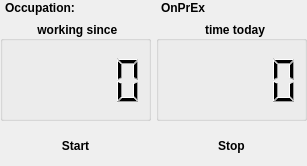
<?xml version="1.0" encoding="UTF-8"?>
<ui version="4.0">
 <class>work_tracker</class>
 <widget class="QWidget" name="work_tracker">
  <property name="geometry">
   <rect>
    <x>0</x>
    <y>0</y>
    <width>307</width>
    <height>166</height>
   </rect>
  </property>
  <property name="sizePolicy">
   <sizepolicy hsizetype="Fixed" vsizetype="Fixed">
    <horstretch>0</horstretch>
    <verstretch>0</verstretch>
   </sizepolicy>
  </property>
  <property name="maximumSize">
   <size>
    <width>307</width>
    <height>166</height>
   </size>
  </property>
  <property name="windowTitle">
   <string>Stechkarte</string>
  </property>
  <property name="windowIcon">
   <iconset resource="icons.qrc">
    <normaloff>:/icons/inno_admin.png</normaloff>:/icons/inno_admin.png</iconset>
  </property>
  <property name="styleSheet">
   <string notr="true">#work_tracker{
	margin:0px;
	padding:0px;
}
QGroupBox{
font: 12pt &quot;Times New Roman&quot;;
}
QPushButton{
font: 75 20pt &quot;Times New Roman&quot;;
}
QComboBox{
border:                    none;
background-color:  rgba(255, 0, 0, 0);
font-weight:            bold;
padding-left:           5px;
}
QComboBox::drop-down{
    border:                 none;
    background-color:   rgba(255, 0, 0, 0);
    font-weight:            bold;
	margin-right:		5px;
}

QComboBox::down-arrow{
    image:                      url(:/icons/down_arrow.svg);
	width:					16px;
	height:					16px;
    padding:                    10px;
}
*{
font:						bold;
}</string>
  </property>
  <layout class="QGridLayout" name="gridLayout">
   <property name="leftMargin">
    <number>0</number>
   </property>
   <property name="topMargin">
    <number>0</number>
   </property>
   <property name="rightMargin">
    <number>0</number>
   </property>
   <property name="bottomMargin">
    <number>0</number>
   </property>
   <property name="spacing">
    <number>5</number>
   </property>
   <item row="2" column="0">
    <widget class="QPushButton" name="start_btn">
     <property name="sizePolicy">
      <sizepolicy hsizetype="Minimum" vsizetype="Minimum">
       <horstretch>0</horstretch>
       <verstretch>0</verstretch>
      </sizepolicy>
     </property>
     <property name="minimumSize">
      <size>
       <width>150</width>
       <height>40</height>
      </size>
     </property>
     <property name="text">
      <string>Start</string>
     </property>
     <property name="checkable">
      <bool>true</bool>
     </property>
     <property name="flat">
      <bool>true</bool>
     </property>
    </widget>
   </item>
   <item row="2" column="1">
    <widget class="QPushButton" name="stop_btn">
     <property name="minimumSize">
      <size>
       <width>150</width>
       <height>40</height>
      </size>
     </property>
     <property name="text">
      <string>Stop</string>
     </property>
     <property name="checkable">
      <bool>true</bool>
     </property>
     <property name="flat">
      <bool>true</bool>
     </property>
    </widget>
   </item>
   <item row="1" column="1">
    <widget class="QGroupBox" name="session_box">
     <property name="minimumSize">
      <size>
       <width>150</width>
       <height>40</height>
      </size>
     </property>
     <property name="title">
      <string>   time today   </string>
     </property>
     <property name="alignment">
      <set>Qt::AlignCenter</set>
     </property>
     <property name="flat">
      <bool>false</bool>
     </property>
     <layout class="QVBoxLayout" name="verticalLayout">
      <item>
       <widget class="QLCDNumber" name="session_time">
        <property name="enabled">
         <bool>true</bool>
        </property>
        <property name="sizePolicy">
         <sizepolicy hsizetype="Minimum" vsizetype="Minimum">
          <horstretch>0</horstretch>
          <verstretch>0</verstretch>
         </sizepolicy>
        </property>
        <property name="minimumSize">
         <size>
          <width>131</width>
          <height>61</height>
         </size>
        </property>
        <property name="frameShape">
         <enum>QFrame::NoFrame</enum>
        </property>
        <property name="lineWidth">
         <number>0</number>
        </property>
        <property name="smallDecimalPoint">
         <bool>false</bool>
        </property>
       </widget>
      </item>
     </layout>
    </widget>
   </item>
   <item row="1" column="0">
    <widget class="QGroupBox" name="startBox">
     <property name="sizePolicy">
      <sizepolicy hsizetype="Preferred" vsizetype="Fixed">
       <horstretch>0</horstretch>
       <verstretch>0</verstretch>
      </sizepolicy>
     </property>
     <property name="minimumSize">
      <size>
       <width>150</width>
       <height>100</height>
      </size>
     </property>
     <property name="title">
      <string>  working since   </string>
     </property>
     <property name="alignment">
      <set>Qt::AlignCenter</set>
     </property>
     <property name="flat">
      <bool>false</bool>
     </property>
     <layout class="QVBoxLayout" name="verticalLayout_2">
      <item>
       <widget class="QLCDNumber" name="start_time">
        <property name="sizePolicy">
         <sizepolicy hsizetype="Minimum" vsizetype="Minimum">
          <horstretch>0</horstretch>
          <verstretch>0</verstretch>
         </sizepolicy>
        </property>
        <property name="minimumSize">
         <size>
          <width>131</width>
          <height>61</height>
         </size>
        </property>
        <property name="font">
         <font>
          <weight>75</weight>
          <italic>false</italic>
          <bold>true</bold>
         </font>
        </property>
        <property name="frameShape">
         <enum>QFrame::NoFrame</enum>
        </property>
        <property name="lineWidth">
         <number>0</number>
        </property>
        <property name="smallDecimalPoint">
         <bool>false</bool>
        </property>
       </widget>
      </item>
     </layout>
    </widget>
   </item>
   <item row="0" column="1">
    <widget class="QComboBox" name="occupation_comboBox">
     <property name="styleSheet">
      <string notr="true"/>
     </property>
     <property name="frame">
      <bool>false</bool>
     </property>
     <item>
      <property name="text">
       <string>OnPrEx</string>
      </property>
     </item>
     <item>
      <property name="text">
       <string>RemEx</string>
      </property>
     </item>
     <item>
      <property name="text">
       <string>Inno</string>
      </property>
     </item>
    </widget>
   </item>
   <item row="0" column="0">
    <widget class="QLabel" name="occupation_label">
     <property name="text">
      <string>Occupation:</string>
     </property>
     <property name="indent">
      <number>5</number>
     </property>
    </widget>
   </item>
  </layout>
 </widget>
 <resources>
  <include location="icons.qrc"/>
 </resources>
 <connections/>
</ui>
